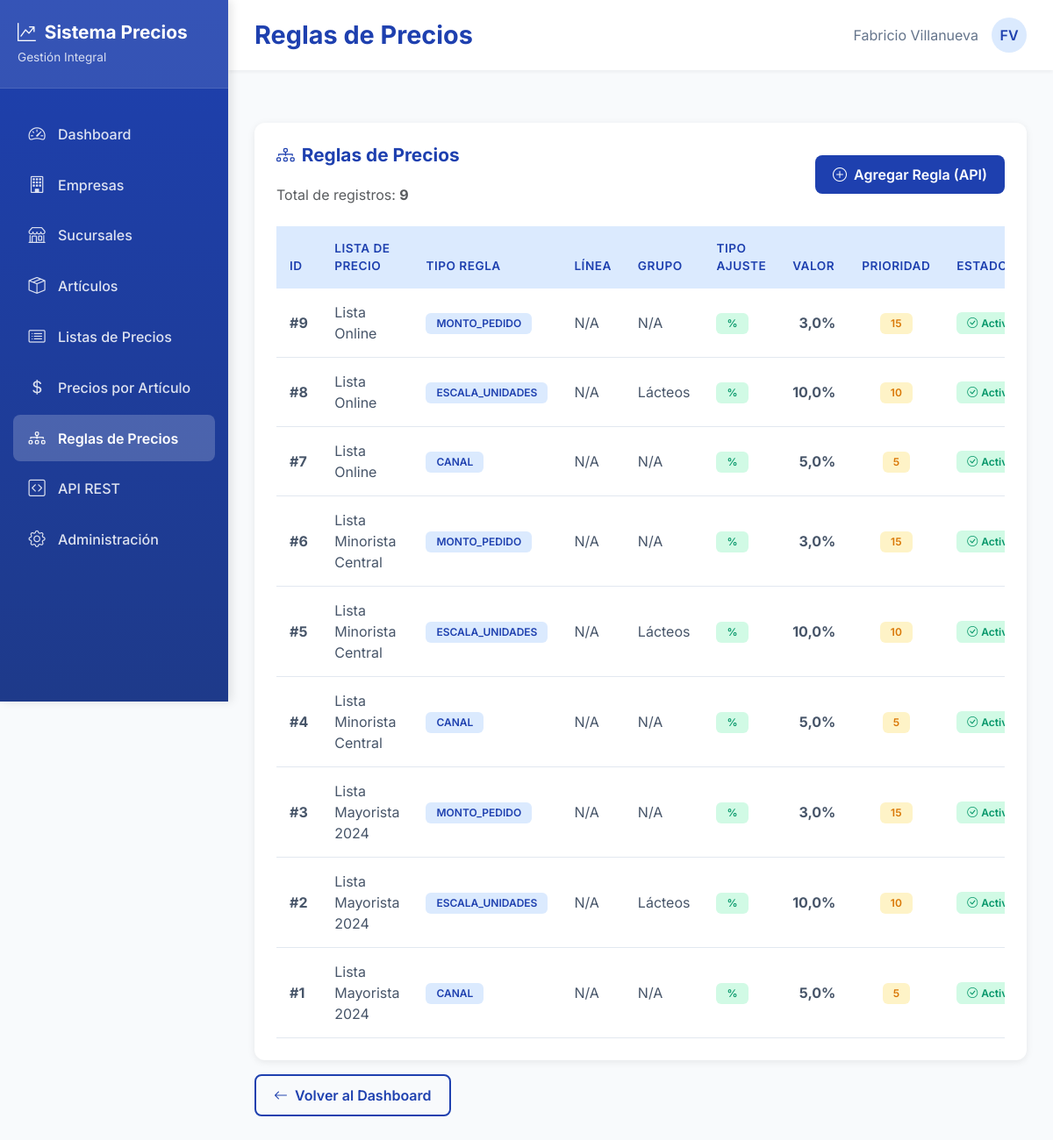
The page /api/dashboard/reglas-precios/ on the database its author committed.
### precios/models.py (models this page shows, shortened)
class ListaPrecio(models.Model):
    TIPO_CHOICES = [
        ('GENERAL', 'General'),
        ('MAYORISTA', 'Mayorista'),
        ('MINORISTA', 'Minorista'),
        ('ESPECIAL', 'Especial'),
    ]
    CANAL_CHOICES = [
        ('TIENDA', 'Tienda Física'),
        ('ONLINE', 'Tienda Online'),
        ('DISTRIBUIDOR', 'Distribuidor'),
        ('CORPORATIVO', 'Corporativo'),
    ]
    empresa = models.ForeignKey(Empresa, on_delete=models.CASCADE, related_name='listas_precios')
    sucursal = models.ForeignKey(Sucursal, on_delete=models.CASCADE, related_name='listas_precios', null=True, blank=True)
    nombre = models.CharField(max_length=200)
    tipo = models.CharField(max_length=20, choices=TIPO_CHOICES)
    canal = models.CharField(max_length=20, choices=CANAL_CHOICES, null=True, blank=True)
    fecha_inicio = models.DateField()
    fecha_fin = models.DateField(null=True, blank=True)
    activo = models.BooleanField(default=True)
    fecha_creacion = models.DateTimeField(auto_now_add=True)
    fecha_modificacion = models.DateTimeField(auto_now=True)
    class Meta:
        db_table = 'lista_precio'
        verbose_name = 'Lista de Precio'
        verbose_name_plural = 'Listas de Precios'
        ordering = ['-fecha_inicio']

class ReglaPrecio(models.Model):
    TIPO_REGLA_CHOICES = [
        ('CANAL', 'Por Canal de Venta'),
        ('ESCALA_UNIDADES', 'Por Escala de Unidades'),
        ('ESCALA_MONTO', 'Por Escala de Monto'),
        ('MONTO_PEDIDO', 'Por Monto Total de Pedido'),
        ('COMBINACION', 'Por Combinación de Productos'),
    ]
    TIPO_DESCUENTO_CHOICES = [
        ('PORCENTAJE', 'Porcentaje'),
        ('MONTO_FIJO', 'Monto Fijo'),
    ]
    lista_precio = models.ForeignKey(ListaPrecio, on_delete=models.CASCADE, related_name='reglas')
    nombre = models.CharField(max_length=200)
    tipo_regla = models.CharField(max_length=20, choices=TIPO_REGLA_CHOICES)
    prioridad = models.IntegerField(default=0)
    canal = models.CharField(max_length=20, choices=ListaPrecio.CANAL_CHOICES, null=True, blank=True)
    linea_articulo = models.ForeignKey(LineaArticulo, on_delete=models.CASCADE, null=True, blank=True)
    grupo_articulo = models.ForeignKey(GrupoArticulo, on_delete=models.CASCADE, null=True, blank=True)
    cantidad_minima = models.DecimalField(max_digits=10, decimal_places=2, null=True, blank=True)
    cantidad_maxima = models.DecimalField(max_digits=10, decimal_places=2, null=True, blank=True)
    monto_minimo = models.DecimalField(max_digits=10, decimal_places=2, null=True, blank=True)
    monto_maximo = models.DecimalField(max_digits=10, decimal_places=2, null=True, blank=True)
    tipo_descuento = models.CharField(max_length=20, choices=TIPO_DESCUENTO_CHOICES)
    valor_descuento = models.DecimalField(max_digits=10, decimal_places=2)
    activo = models.BooleanField(default=True)
    fecha_creacion = models.DateTimeField(auto_now_add=True)
    class Meta:
        db_table = 'regla_precio'
        verbose_name = 'Regla de Precio'
        verbose_name_plural = 'Reglas de Precio'
        ordering = ['-prioridad', 'fecha_creacion']

class GrupoArticulo(models.Model):
    linea = models.ForeignKey(LineaArticulo, on_delete=models.CASCADE, related_name='grupos')
    nombre = models.CharField(max_length=100)
    codigo = models.CharField(max_length=20, unique=True)
    descripcion = models.TextField(blank=True)
    activo = models.BooleanField(default=True)
    class Meta:
        db_table = 'grupo_articulo'
        verbose_name = 'Grupo de Artículo'
        verbose_name_plural = 'Grupos de Artículos'

### precios/views.py (the view)
# urls.py: path('dashboard/reglas-precios/', views.reglas_precios_list_view, name='reglas-precios-list'),
def reglas_precios_list_view(request):
    reglas = ReglaPrecio.objects.select_related(
        'lista_precio', 'linea_articulo', 'grupo_articulo'
    ).order_by('-id')
    reglas_data = []
    for regla in reglas:
        reglas_data.append({
            'id': regla.id,
            'lista_nombre': regla.lista_precio.nombre,
            'tipo_regla': regla.tipo_regla,
            'linea_nombre': regla.linea_articulo.nombre if regla.linea_articulo else 'N/A',
            'grupo_nombre': regla.grupo_articulo.nombre if regla.grupo_articulo else 'N/A',
            'tipo_ajuste': regla.tipo_descuento,
            'valor_ajuste': float(regla.valor_descuento),
            'prioridad': regla.prioridad,
            'activo': regla.activo,
        })
    context = {
        'reglas': reglas_data,
        'total': reglas.count(),
    }
    return render(request, 'reglas_precios_list.html', context)

### templates/reglas_precios_list.html (shortened to what this page needs)
{% extends 'base.html' %}
{% block page_title %}Reglas de Precios{% endblock %}
{% block content %}
<div class="data-table">
    <div class="d-flex justify-content-between align-items-center mb-4">
        <div>
            <h4><i class="bi bi-diagram-3 me-2"></i>Reglas de Precios</h4>
            <p class="text-muted mb-0">Total de registros: <strong>{{ total }}</strong></p>
        </div>
        <a href="/api/reglas-precios/" class="btn btn-primary" target="_blank">
            <i class="bi bi-plus-circle me-2"></i>Agregar Regla (API)
        </a>
    </div>
    {% if reglas %}
    <div class="table-responsive">
        <table class="table table-hover">
            <thead>
                <tr>
                    <th>ID</th>
                    <th>Lista de Precio</th>
                    <th>Tipo Regla</th>
                    <th>Línea</th>
                    <th>Grupo</th>
                    <th>Tipo Ajuste</th>
                    <th>Valor</th>
                    <th>Prioridad</th>
                    <th>Estado</th>
                </tr>
            </thead>
            <tbody>
                {% for regla in reglas %}
                <tr>
                    <td><strong>#{{ regla.id }}</strong></td>
                    <td>{{ regla.lista_nombre|truncatewords:4 }}</td>
                    <td>
                        <span class="badge badge-info">{{ regla.tipo_regla }}</span>
                    </td>
                    <td>{{ regla.linea_nombre }}</td>
                    <td>{{ regla.grupo_nombre }}</td>
                    <td>
                        {% if regla.tipo_ajuste == 'PORCENTAJE' %}
                            <span class="badge badge-success">%</span>
                        {% else %}
                            <span class="badge badge-info">S/</span>
                        {% endif %}
                    </td>
                    <td class="text-end">
                        <strong>
                            {% if regla.tipo_ajuste == 'PORCENTAJE' %}
                                {{ regla.valor_ajuste }}%
                            {% else %}
                                S/ {{ regla.valor_ajuste|floatformat:2 }}
                            {% endif %}
                        </strong>
                    </td>
                    <td class="text-center">
                        <span class="badge badge-warning">{{ regla.prioridad }}</span>
                    </td>
                    <td>
                        {% if regla.activo %}
                            <span class="badge badge-success">
                                <i class="bi bi-check-circle me-1"></i>Activa
                            </span>
                        {% else %}
                            <span class="badge badge-warning">
                                <i class="bi bi-x-circle me-1"></i>Inactiva
                            </span>
                        {% endif %}
                    </td>
                </tr>
                {% endfor %}
            </tbody>
        </table>
    </div>
    {% else %}
    <div class="alert alert-info">
        <i class="bi bi-info-circle me-2"></i>
        No hay reglas de precios registradas. <a href="/api/reglas-precios/" target="_blank">Agregar la primera regla</a>
    </div>
    {% endif %}
</div>
<div class="mt-3">
    <a href="{% url 'dashboard' %}" class="btn btn-outline-primary">
        <i class="bi bi-arrow-left me-2"></i>Volver al Dashboard
    </a>
</div>
{% endblock %}

### templates/base.html (style rules this page uses)
:root { --primary-blue: #1e40af; --secondary-blue: #3b82f6; --light-blue: #dbeafe; --dark-blue: #1e3a8a; --sidebar-width: 260px; }
* { margin: 0; padding: 0; box-sizing: border-box; }
body { font-family: 'Inter', sans-serif; background-color: #f8fafc; overflow-x: hidden; }
.data-table { background: white; border-radius: 12px; padding: 25px; box-shadow: 0 2px 8px rgba(0,0,0,0.08); margin-top: 30px; }
.data-table h4 { color: var(--primary-blue); font-weight: 700; margin-bottom: 20px; font-size: 1.3rem; }
.table { margin: 0; }
.table thead th { background: var(--light-blue); color: var(--primary-blue); font-weight: 600; border: none; padding: 15px; text-transform: uppercase; font-size: 0.85rem; letter-spacing: 0.5px; }
.table tbody tr { border-bottom: 1px solid #e2e8f0; transition: all 0.2s ease; }
.table tbody td { padding: 15px; color: #475569; vertical-align: middle; }
.btn-primary { background: var(--primary-blue); border: none; padding: 10px 20px; border-radius: 8px; font-weight: 600; transition: all 0.3s ease; }
.btn-outline-primary { border: 2px solid var(--primary-blue); color: var(--primary-blue); padding: 10px 20px; border-radius: 8px; font-weight: 600; transition: all 0.3s ease; }
.badge { padding: 6px 12px; border-radius: 6px; font-weight: 600; font-size: 0.75rem; }
.badge-success { background: #d1fae5; color: #059669; }
.badge-warning { background: #fef3c7; color: #d97706; }
.badge-info { background: var(--light-blue); color: var(--primary-blue); }

### rows shown on the page
ListaPrecio: lista_nombre "Lista Online" "Lista Online" "Lista Online"
ReglaPrecio: tipo_regla "MONTO_PEDIDO"
ReglaPrecio: tipo_regla "ESCALA_UNIDADES"
GrupoArticulo: grupo_nombre "Lácteos" "Lácteos" "Lácteos"
ReglaPrecio: tipo_regla "CANAL"
ListaPrecio: lista_nombre "Lista Minorista Central" "Lista Minorista Central" "Lista Minorista Central"
ReglaPrecio: tipo_regla "MONTO_PEDIDO"
ReglaPrecio: tipo_regla "ESCALA_UNIDADES"
ReglaPrecio: tipo_regla "CANAL"
ListaPrecio: lista_nombre "Lista Mayorista 2024" "Lista Mayorista 2024" "Lista Mayorista 2024"
ReglaPrecio: tipo_regla "MONTO_PEDIDO"
ReglaPrecio: tipo_regla "ESCALA_UNIDADES"
ReglaPrecio: tipo_regla "CANAL"

### other values the page prints
{{ total }} "9"
{{ regla.id }} "9" "8" "7" "6" "5" "4" "3" "2" "1"
{{ regla.linea_nombre }} "N/A" "N/A" "N/A" "N/A" "N/A" "N/A" "N/A" "N/A" "N/A"
{{ regla.grupo_nombre }} "N/A" "N/A" "N/A" "N/A" "N/A" "N/A"
{{ regla.valor_ajuste }} "3,0" "10,0" "5,0" "3,0" "10,0" "5,0" "3,0" "10,0" "5,0"
{{ regla.prioridad }} "15" "10" "5" "15" "10" "5" "15" "10" "5"
